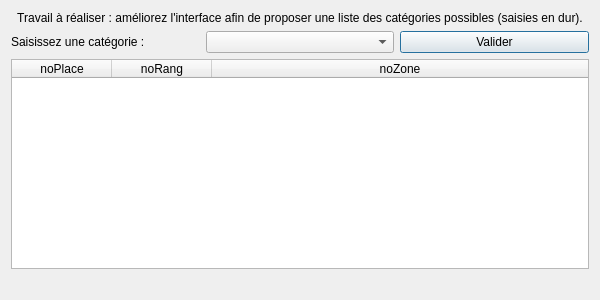
<?xml version="1.0" encoding="UTF-8"?>
<ui version="4.0">
 <class>fct_comp_2</class>
 <widget class="QDialog" name="fct_comp_2">
  <property name="geometry">
   <rect>
    <x>0</x>
    <y>0</y>
    <width>600</width>
    <height>300</height>
   </rect>
  </property>
  <property name="windowTitle">
   <string>Liste des places d'une catégorie (version 1)</string>
  </property>
  <property name="windowOpacity">
   <double>9.000000000000000</double>
  </property>
  <layout class="QVBoxLayout" name="verticalLayout">
   <item>
    <widget class="QLabel" name="label">
     <property name="text">
      <string>Travail à réaliser : améliorez l'interface afin de proposer une liste des catégories possibles (saisies en dur).</string>
     </property>
     <property name="alignment">
      <set>Qt::AlignCenter</set>
     </property>
     <property name="wordWrap">
      <bool>true</bool>
     </property>
    </widget>
   </item>
   <item>
    <layout class="QHBoxLayout" name="horizontalLayout">
     <item>
      <widget class="QLabel" name="label_3">
       <property name="text">
        <string>Saisissez une catégorie :</string>
       </property>
      </widget>
     </item>
     <item>
      <widget class="QComboBox" name="comboBox_fct_comp_2"/>
     </item>
     <item>
      <widget class="QPushButton" name="pushButton_fct_comp_2">
       <property name="text">
        <string>Valider</string>
       </property>
      </widget>
     </item>
    </layout>
   </item>
   <item>
    <widget class="QTableWidget" name="table_fct_comp_2">
     <attribute name="horizontalHeaderMinimumSectionSize">
      <number>50</number>
     </attribute>
     <attribute name="horizontalHeaderStretchLastSection">
      <bool>true</bool>
     </attribute>
     <attribute name="verticalHeaderVisible">
      <bool>false</bool>
     </attribute>
     <column>
      <property name="text">
       <string>noPlace</string>
      </property>
     </column>
     <column>
      <property name="text">
       <string>noRang</string>
      </property>
     </column>
     <column>
      <property name="text">
       <string>noZone</string>
      </property>
     </column>
    </widget>
   </item>
   <item>
    <widget class="QLabel" name="label_fct_comp_2">
     <property name="text">
      <string/>
     </property>
     <property name="alignment">
      <set>Qt::AlignCenter</set>
     </property>
    </widget>
   </item>
  </layout>
 </widget>
 <resources/>
 <connections>
  <connection>
   <sender>pushButton_fct_comp_2</sender>
   <signal>clicked()</signal>
   <receiver>fct_comp_2</receiver>
   <slot>refreshResult()</slot>
   <hints>
    <hint type="sourcelabel">
     <x>351</x>
     <y>51</y>
    </hint>
    <hint type="destinationlabel">
     <x>444</x>
     <y>134</y>
    </hint>
   </hints>
  </connection>
 </connections>
 <slots>
  <slot>refreshResult()</slot>
 </slots>
</ui>
